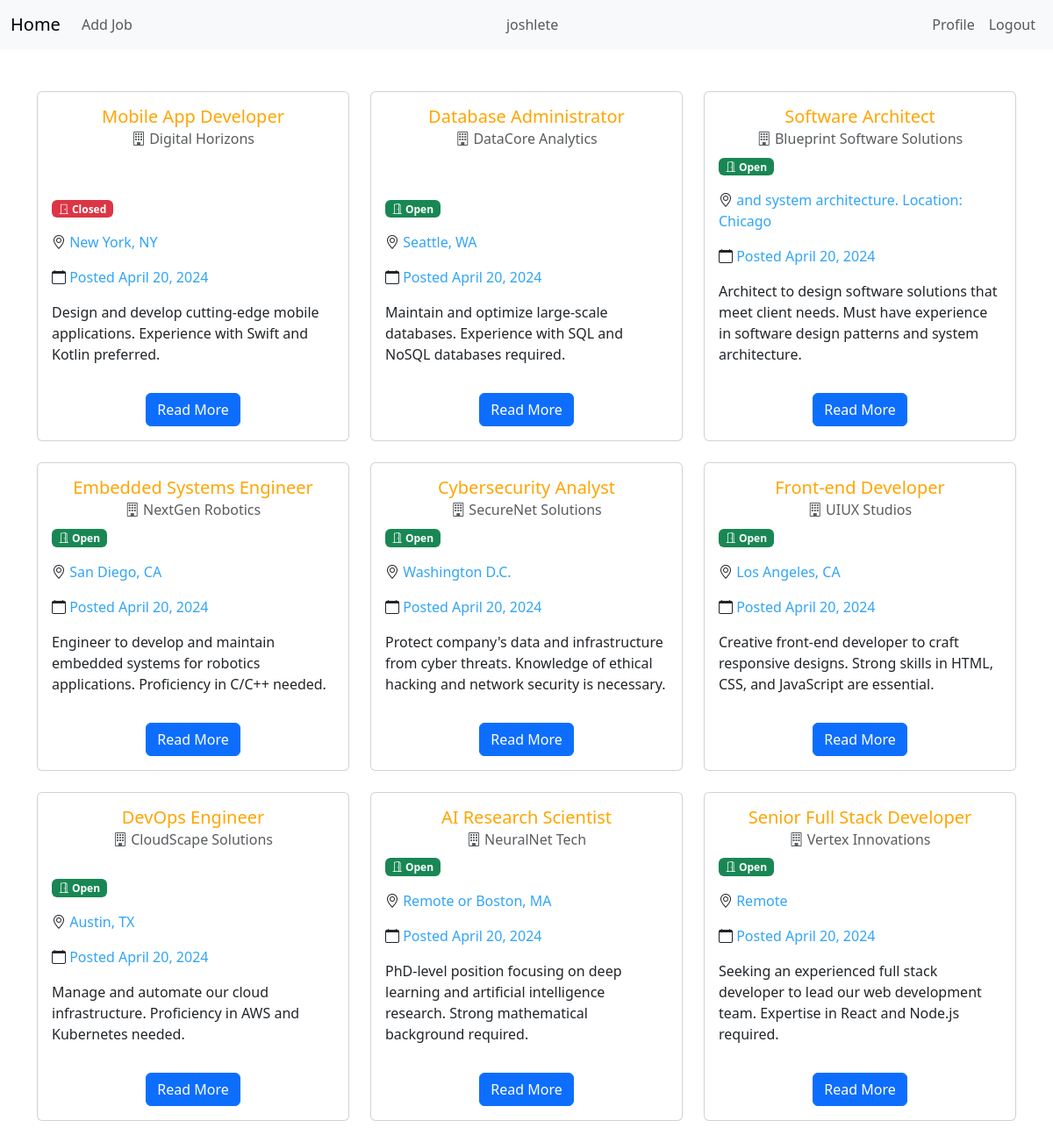
The app's page / (signed in) with its own data.
### jobs/models.py (models this page shows, shortened)
class Job(models.Model):
    user = models.ForeignKey(User, null=True, blank=True, on_delete=models.CASCADE)
    title = models.CharField(max_length=100)
    company = models.CharField(max_length=100)
    description = models.TextField(null=True, blank=True)
    location = models.CharField(max_length=100)
    deadline = models.DateTimeField()
    updated_at = models.DateTimeField(auto_now=True)
    created_at = models.DateTimeField(auto_now_add=True)
    available = models.BooleanField(default=True)
    class Meta:
        ordering = ["-updated_at", "-created_at"]

### jobs/views.py (the view)
# urls.py: path("", views.index, name="index"),
def index(request):
    jobs = Job.objects.all()
    context = {
        "jobs": jobs,
    }
    return render(request, "index.html", context)

### jobs/templates/index.html
{% extends 'main.html' %}
{% block content %}
<div class="container mt-5">
  <div class="row">
    {% for job in jobs %}
    <div class="col-md-4 d-flex mb-4">
      <div class="card w-100">
        <div class="card-body d-flex flex-column">
          <h5 class="card-title text-center">
            <a href="{% url 'job' job.id %}" class="stretched-link text-decoration-none" style="color: orange;">
              {{ job.title }}
            </a>
          </h5>
          <h6 class="card-subtitle mb-2 text-muted text-center">
            <i class="bi bi-building"></i> {{ job.company }}
          </h6>
          <p class="mt-auto">
            <span class="badge {{ job.available|yesno:'bg-success,bg-danger' }}">
              <i class="bi {{ job.available|yesno:'bi-door-open,bi-door-closed' }}"></i> {{ job.available|yesno:'Open,Closed' }}
            </span>
          </p>
          <p>
            <i class="bi bi-geo-alt"></i> <span class="card-blue-detail">{{ job.location }}</span>
          </p>
          <p>
            <i class="bi bi-calendar"></i> <span class="card-blue-detail">Posted {{ job.created_at|date:"F d, Y" }}</span>
          </p>
          <p class="card-text">
            {{ job.description|truncatechars:150 }}
          </p>
          <div class="text-center mt-3">
            <a href="{% url 'job' job.id %}" class="btn btn-primary">Read More</a>
          </div>
        </div>
      </div>
    </div>
    {% endfor %}
  </div>
</div>
{% endblock %}

### templates/navbar.html (shortened to what this page needs)
<nav class="navbar navbar-expand-lg navbar-light bg-light">
    <div class="container-fluid">
        <a class="navbar-brand" href="/">Home</a>
        <div class="collapse navbar-collapse" id="navbarNav">
            <ul class="navbar-nav me-auto">
                {% if request.user.is_authenticated %}
                <li class="nav-item">
                    <a class="nav-link" href="{% url 'create-job' %}">Add Job</a>
                </li>
                {% endif %}
            </ul>
            <div class="navbar-center mx-auto">
                <span class="navbar-text">
                    {% if request.user.is_authenticated %}
                    {{ request.user.username }}
                    {% endif %}
                </span>
            </div>
            <ul class="navbar-nav ms-auto">
                {% if request.user.is_authenticated %}
                <li class="nav-item">
                    <a class="nav-link" href="{% url 'profile' %}">Profile</a>
                </li>
                <li class="nav-item">
                    <a class="nav-link" href="{% url 'logout' %}">Logout</a>
                </li>
                {% endif %}
            </ul>
        </div>
    </div>
</nav>

### static/css/main.css (style rules this page uses)
.card-blue-detail { color: #31a5f8; }

### records on screen
Job: title "Mobile App Developer", company "Digital Horizons", available "Closed", location "New York, NY", created_at "April 20, 2024", description "Design and develop cutting-edge mobile applications. Experience with Swift and Kotlin preferred."
Job: title "Database Administrator", company "DataCore Analytics", available "Open", location "Seattle, WA", created_at "April 20, 2024", description "Maintain and optimize large-scale databases. Experience with SQL and NoSQL databases required."
Job: title "Software Architect", company "Blueprint Software Solutions", available "Open", location "and system architecture. Location: Chicago", created_at "April 20, 2024", description "Architect to design software solutions that meet client needs. Must have experience in software design patterns and system architecture."
Job: title "Embedded Systems Engineer", company "NextGen Robotics", available "Open", location "San Diego, CA", created_at "April 20, 2024", description "Engineer to develop and maintain embedded systems for robotics applications. Proficiency in C/C++ needed."
Job: title "Cybersecurity Analyst", company "SecureNet Solutions", available "Open", location "Washington D.C.", created_at "April 20, 2024", description "Protect company's data and infrastructure from cyber threats. Knowledge of ethical hacking and network security is necessary."
Job: title "Front-end Developer", company "UIUX Studios", available "Open", location "Los Angeles, CA", created_at "April 20, 2024", description "Creative front-end developer to craft responsive designs. Strong skills in HTML, CSS, and JavaScript are essential."
Job: title "DevOps Engineer", company "CloudScape Solutions", available "Open", location "Austin, TX", created_at "April 20, 2024", description "Manage and automate our cloud infrastructure. Proficiency in AWS and Kubernetes needed."
Job: title "AI Research Scientist", company "NeuralNet Tech", available "Open", location "Remote or Boston, MA", created_at "April 20, 2024", description "PhD-level position focusing on deep learning and artificial intelligence research. Strong mathematical background required."
Job: title "Senior Full Stack Developer", company "Vertex Innovations", available "Open", location "Remote", created_at "April 20, 2024", description "Seeking an experienced full stack developer to lead our web development team. Expertise in React and Node.js required."

### other values on screen
{{ request.user.username }} "joshlete"
